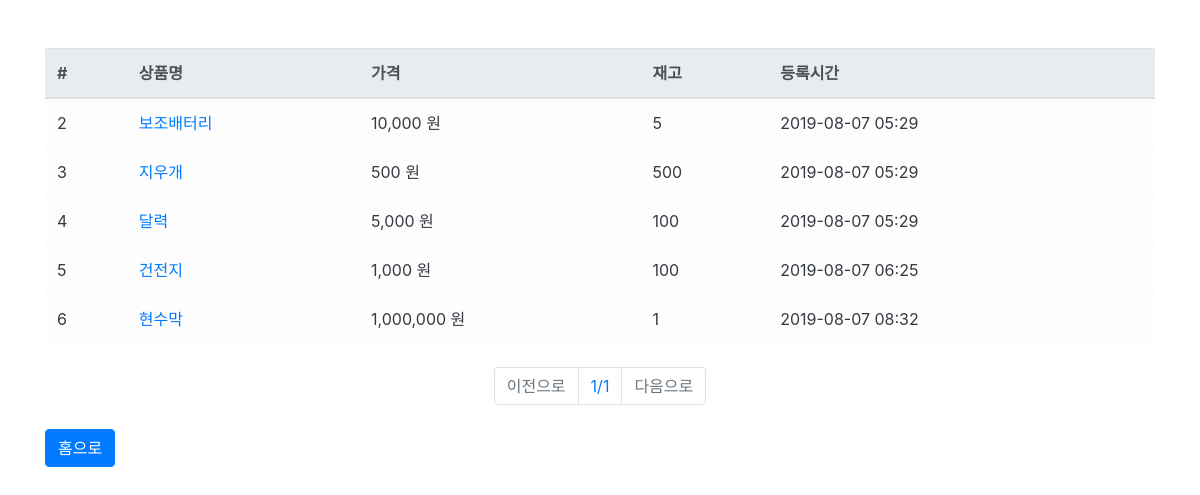
/product/, run on an earlier commit of the app's database.
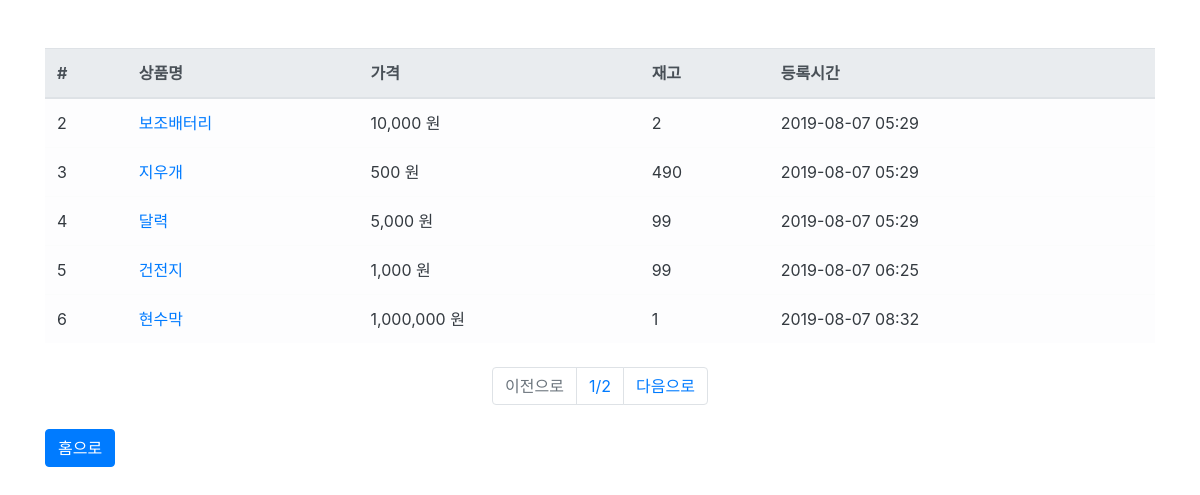
And on a later commit of the database.
### product/models.py (models this page shows, shortened)
class Product(models.Model):
    name = models.CharField(max_length=64, verbose_name ="상품명")
    price = models.IntegerField(verbose_name="가격")
    description = models.TextField(verbose_name="설명")
    stock = models.IntegerField(verbose_name="재고")
    reg_date = models.DateTimeField(auto_now_add=True, verbose_name = "등록시간")
    class Meta:
        db_table = "products"
        verbose_name="상품"
        verbose_name_plural = "상품"

### product/views.py (the view)
# urls.py: path('product/', ProductList.as_view()),
class ProductList(ListView):
    template_name = "product/list.html"
    context_object_name = "products"
    def get_queryset(self):
        product_all = Product.objects.all()
        page = int(self.request.GET.get('p',1))
        paginator = Paginator(product_all, 5)
        queryset = paginator.get_page(page)
        return queryset

### product/templates/product/list.html (shortened to what this page needs)
{% extends "user/base.html" %}
{% load humanize %}
{% block contents %}
<div class="row mt-5">
    <div class="col-12">
        <table class="table table-light">
            <thead class="thead-light">
                <tr>
                    <th scope="col">#</th>
                    <th scope="col">상품명</th>
                    <th scope="col">가격</th>
                    <th scope="col">재고</th>
                    <th scope="col">등록시간</th>
                </tr>
            </thead>
            <tbody class="text-dark">
                {% for product in products %}
                <tr>
                    <td scope="row">{{product.id}}</td>
                    <td scope="row"><a id="product-{{product.id}}" onmouseenter="product_detail({{product.id}});"
                            onmouseleave="product_leave({{product.id}});" href="{{product.id}}">{{product.name}}</a></td>
                    <td scope="row">{{product.price|intcomma}} 원</td>
                    <td scope="row">{{product.stock}}</td>
                    <td scope="row">{{product.reg_date|date:'Y-m-d H:i'}}</td>
                </tr>
                {% endfor %}
            </tbody>
        </table>
    </div>
</div>
<div class="row mt-2">
        <div class="col-12">
            <nav>
                <ul class="pagination justify-content-center">
                    {% if products.has_previous %}
                    <li class="page-item">
                        <a class="page-link" href="?p={{products.previous_page_number }}">이전으로</a>
                    </li>
                    {% else %}
                    <li class="page-item disabled">
                        <a class="page-link" href="#">이전으로</a>
                    </li>
                    {% endif %}
                    <li class="page-item">
                        <a class="page-link" href="#">{{products.number}}/{{products.paginator.num_pages}}</a>
                    </li>
                    {% if products.has_next %}
                    <li class="page-item">
                        <a class="page-link" href="?p={{products.next_page_number }}">다음으로</a>
                    </li>
                    {% else %}
                    <li class="page-item disabled">
                        <a class="page-link" href="#">다음으로</a>
                    </li>
                    {% endif %}
                </ul>
            </nav>
        </div>
    </div>
<div class="row mt-2">
        <div class="col-12">
            <button class="btn btn-primary" onclick="location.href='/'">홈으로</button>
        </div>
    </div>
{% endblock %}

What changed in the data, as far as the page shows it:
changed Product "보조배터리": stock "5" → "2"
changed Product "지우개": stock "500" → "490"
changed Product "달력": stock "100" → "99"
changed Product "건전지": stock "100" → "99"
Also different on the page:
{{ products.paginator.num_pages }}: "1" → "2"
